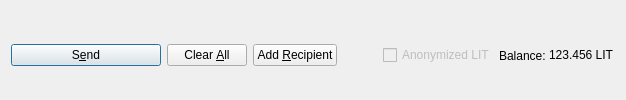
         <widget class="QFrame" name="frame_Send">
          <layout class="QHBoxLayout" name="horizontalLayout">
           <property name="bottomMargin">
            <number>0</number>
           </property>
           <item>
            <widget class="QPushButton" name="sendButton">
             <property name="minimumSize">
              <size>
               <width>150</width>
               <height>0</height>
              </size>
             </property>
             <property name="toolTip">
              <string>Confirm the send action</string>
             </property>
             <property name="text">
              <string>S&amp;end</string>
             </property>
             <property name="icon">
              <iconset resource="../liracoin.qrc">
               <normaloff>:/icons/send</normaloff>:/icons/send</iconset>
             </property>
             <property name="autoDefault">
              <bool>false</bool>
             </property>
             <property name="default">
              <bool>true</bool>
             </property>
            </widget>
           </item>
           <item>
            <widget class="QPushButton" name="clearButton">
             <property name="sizePolicy">
              <sizepolicy hsizetype="Minimum" vsizetype="Fixed">
               <horstretch>0</horstretch>
               <verstretch>0</verstretch>
              </sizepolicy>
             </property>
             <property name="toolTip">
              <string>Clear all fields of the form.</string>
             </property>
             <property name="text">
              <string>Clear &amp;All</string>
             </property>
             <property name="icon">
              <iconset resource="../liracoin.qrc">
               <normaloff>:/icons/remove</normaloff>:/icons/remove</iconset>
             </property>
             <property name="autoDefault">
              <bool>false</bool>
             </property>
            </widget>
           </item>
           <item>
            <widget class="QPushButton" name="addButton">
             <property name="toolTip">
              <string>Send to multiple recipients at once</string>
             </property>
             <property name="text">
              <string>Add &amp;Recipient</string>
             </property>
             <property name="icon">
              <iconset resource="../liracoin.qrc">
               <normaloff>:/icons/add</normaloff>:/icons/add</iconset>
             </property>
             <property name="autoDefault">
              <bool>false</bool>
             </property>
            </widget>
           </item>
           <item>
            <spacer name="horizontalSpacer">
             <property name="orientation">
              <enum>Qt::Horizontal</enum>
             </property>
             <property name="sizeHint" stdset="0">
              <size>
               <width>40</width>
               <height>20</height>
              </size>
             </property>
            </spacer>
           </item>
           <item>
            <layout class="QHBoxLayout" name="horizontalLayout_2">
             <property name="spacing">
              <number>3</number>
             </property>
             <item>
              <widget class="QCheckBox" name="checkzLIT">
               <property name="enabled">
                <bool>false</bool>
               </property>
               <property name="text">
                <string>Anonymized LIT</string>
               </property>
              </widget>
             </item>
             <item>
              <widget class="QLabel" name="label">
               <property name="text">
                <string>Balance:</string>
               </property>
              </widget>
             </item>
             <item>
              <widget class="QLabel" name="labelBalance">
               <property name="sizePolicy">
                <sizepolicy hsizetype="Preferred" vsizetype="Fixed">
                 <horstretch>0</horstretch>
                 <verstretch>0</verstretch>
                </sizepolicy>
               </property>
               <property name="cursor">
                <cursorShape>IBeamCursor</cursorShape>
               </property>
               <property name="text">
                <string notr="true">123.456 LIT</string>
               </property>
               <property name="textInteractionFlags">
                <set>Qt::LinksAccessibleByMouse|Qt::TextSelectableByKeyboard|Qt::TextSelectableByMouse</set>
               </property>
              </widget>
             </item>
            </layout>
           </item>
          </layout>
         </widget>
